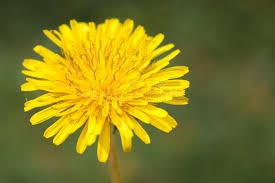
#> input picture Day58/flower.jpg, 275 x 183 px
$ jupyter execute 'Lab 3 - Image Denoising.ipynb'
#> lines starting #> are read from the running program, lines starting #| are printed output that depends on the picture
**Image Preprocessing Techniques** <br>
- Image Denoising and Smoothing: Reduces noise and smoothens images to improve quality.
- Histogram Equalization and Contrast Enhancement: Enhances the contrast and brightness of images for better visibility.

[cell 1]
# import necessary libraries
import cv2
import matplotlib.pyplot as plt

[cell 2]
# Load an image
image = cv2.imread('flower.jpg')
#> image is the input picture: shape (183, 275, 3); mean B, G, R 33.3, 122.9, 128.6

# Convert the image from BGR (OpenCV format) to RGB (Matplotlib format)
image_rgb = cv2.cvtColor(image, cv2.COLOR_BGR2RGB)

# Apply Gaussian blur to denoise
denoised_image = cv2.GaussianBlur(image_rgb, (11, 11), 0)
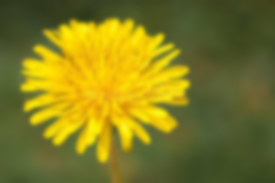
#> denoised_image: shape (183, 275, 3); mean R, G, B 128.6, 122.9, 33.3


# Display the original and resized images
plt.figure(figsize=(10, 5))
plt.subplot(1, 2, 1)
plt.title('Original Image')
plt.imshow(image_rgb)
plt.axis('off')
plt.subplot(1, 2, 2)
plt.title('denoised_image')
plt.imshow(denoised_image)
plt.axis('off')
plt.show()
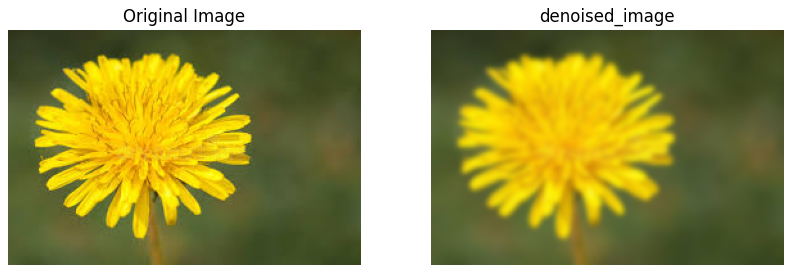
#> figure drawn by matplotlib, 2 panels

**Histogram Equalization and Contrast Enhancement** <br>
These techniques improve the contrast and brightness of images.

**Histogram Equalization**<br>
Histogram equalization enhances the contrast of an image by spreading out the most frequent intensity values.

[cell 3]
# Convert to grayscale
gray_image = cv2.cvtColor(image_rgb, cv2.COLOR_BGR2GRAY)
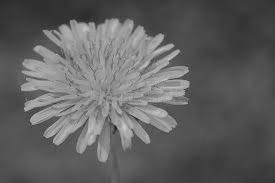
#> gray_image: shape (183, 275); min 22, max 202, mean 96.8

# Apply histogram equalization
equalized_image = cv2.equalizeHist(gray_image)
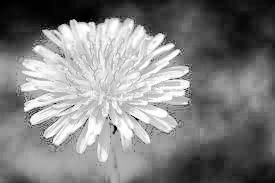
#> equalized_image: shape (183, 275); min 0, max 255, mean 129.1

# Display the original and resized images
plt.figure(figsize=(10, 5))
plt.subplot(1, 2, 1)
plt.title('Gray Image')
plt.imshow(gray_image, cmap="gray")
plt.axis('off')
plt.subplot(1, 2, 2)
plt.title('equalized_image')
plt.imshow(equalized_image, cmap="gray")
plt.axis('off')
plt.show()

$ run again, with Day58/home2.jpg copied over Day58/flower.jpg
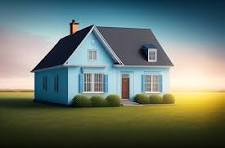
#> input picture Day58/home2.jpg, 225 x 148 px
#> image is the input picture: shape (148, 225, 3); mean B, G, R 108.4, 118.6, 106
#> `gray_image = cv2.cvtColor(image_rgb, cv2.COLOR_BGR2GRAY)`:
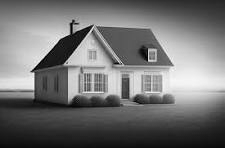
#> gray_image: shape (148, 225); min 0, max 254, mean 114.1
#> `equalized_image = cv2.equalizeHist(gray_image)`:
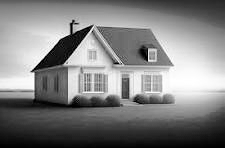
#> equalized_image: shape (148, 225); min 0, max 255, mean 128.1

$ run again, with Day58/windmill.jpg copied over Day58/flower.jpg
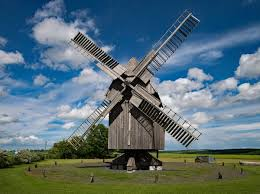
#> input picture Day58/windmill.jpg, 260 x 194 px
#> image is the input picture: shape (194, 260, 3); mean B, G, R 118, 109.4, 86.8
#> `gray_image = cv2.cvtColor(image_rgb, cv2.COLOR_BGR2GRAY)`:
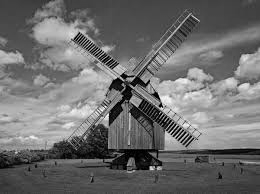
#> gray_image: shape (194, 260); min 0, max 254, mean 109.4
#> `equalized_image = cv2.equalizeHist(gray_image)`:
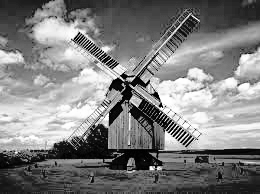
#> equalized_image: shape (194, 260); min 0, max 255, mean 128
